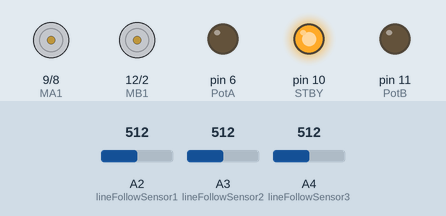
The sketch below on a simulated Arduino Uno, built with avr-gcc and run on an emulated ATmega328P. Parts: motor-driver pin pairs drawn as motors (green arrow = first pin HIGH = forward, orange = second pin HIGH = backward, longer = more drive, stopped while the standby pin is LOW), output pins drawn as LEDs (lit = HIGH). The test bench sets the inputs (shaded band); at power-on: A2 (lineFollowSensor1) = 512, A3 (lineFollowSensor2) = 512, A4 (lineFollowSensor3) = 512.

Above: at 0.1 s.
At 2.1 s:
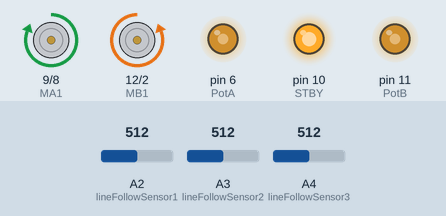
Timing chart, 0 to 3.6 s (numbered marks = the images above):
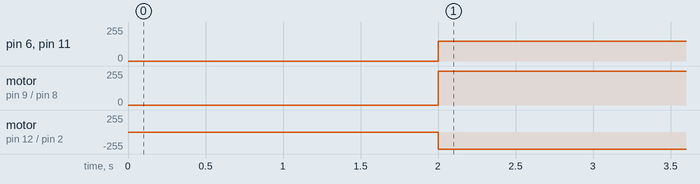

Measured:
- by itself, pin 6 (PotA), pin 11 (PotB): 0/255 → 150/255 at 2.0 s
- by itself, motor on pin 9 (MA1) / pin 8 (MA2): stopped → forward 255/255 at 2.0 s
- by itself, motor on pin 12 (MB1) / pin 2 (MB2): stopped → backward 255/255 at 2.0 s

The sketch:

simple.ino
```cpp
int lineFollowSensor1 = A2;
int lineFollowSensor2 = A3;
int lineFollowSensor3 = A4;


int STBY = 10; //standby

//Motor A
int PotA = 6; //Speed control
int MA1 = 9; //Direction
int MA2 = 8; //Direction

//Motor B
int PotB = 11; //Speed control
int MB1 = 12; //Direction
int MB2 = 2; //Direction
int LFSensor[3] = { 0, 0, 0};
int Position = 0;

float VelMax = 150;
float VelMin = VelMax*0.40;

float Kp = 0.13;
float Kd = 0.24;
int erro = 0;
float vel=0;
float P = 0;
float D = 0;
float previousErro;
float PD = 0;

unsigned long tempo=0;

void setup () {
  Serial.begin(9600);
  pinMode(PotA, OUTPUT);
  pinMode(MA1, OUTPUT);
  pinMode(MA2, OUTPUT);

  pinMode(PotB, OUTPUT);
  pinMode(MB1, OUTPUT);
  pinMode(MB2, OUTPUT);
  pinMode(STBY, OUTPUT);
  digitalWrite(STBY, HIGH);
  delay(2000);

}
void loop () {
  tempo=millis();

  LFSensor[0] = analogRead(lineFollowSensor1);
  if (LFSensor [0] < 600) {
    LFSensor[0] = 1;
  } else {
    LFSensor[0] = 0;
  }
  LFSensor[1] = analogRead(lineFollowSensor2);

  if (LFSensor [1] < 600) {
    LFSensor[1] = 1;
  } else {
    LFSensor[1] = 0;
  }
  LFSensor[2] = analogRead(lineFollowSensor3);

  if (LFSensor [2] < 600) {
    LFSensor[2] = 1;
  } else {
    LFSensor[2] = 0;
  }

  Position = (((LFSensor[0]*0)+(LFSensor[1]*1000)+(LFSensor[2]*2000))/((LFSensor[0])+(LFSensor[1])+(LFSensor[2])));

  if(Position == 1000){
    digitalWrite(MA1, HIGH);
    digitalWrite(MA2, LOW);
    digitalWrite(MB1, LOW);
    digitalWrite(MB2, HIGH);
    analogWrite(PotA, VelMax);
    analogWrite(PotB, VelMax);
  }

   else if(Position == 0){
    digitalWrite(MA1, HIGH);
    digitalWrite(MA2, LOW);
    digitalWrite(MB1, LOW);
    digitalWrite(MB2, HIGH);
    analogWrite(PotA, VelMin);
    analogWrite(PotB, VelMax);
  }

   else if(Position == 2000){
    digitalWrite(MA1, HIGH);
    digitalWrite(MA2, LOW);
    digitalWrite(MB1, LOW);
    digitalWrite(MB2, HIGH);
    analogWrite(PotA, VelMax);
    analogWrite(PotB, VelMin);
  }
}
```
